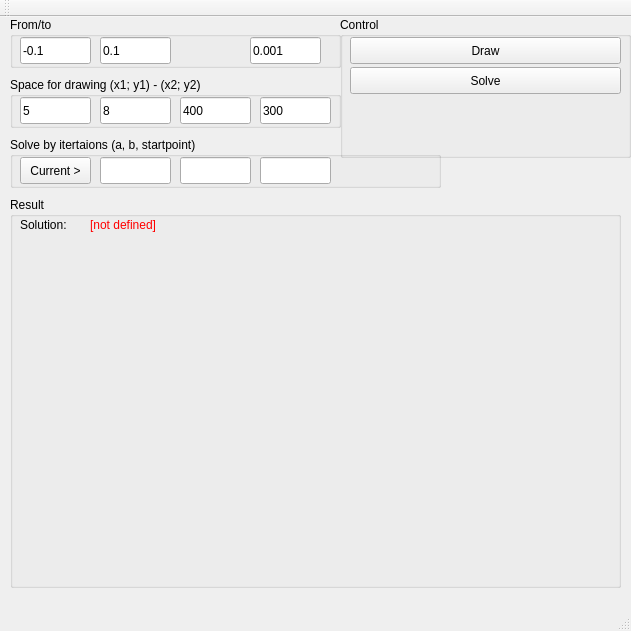
<?xml version="1.0" encoding="UTF-8"?>
<ui version="4.0">
 <class>MainWindow</class>
 <widget class="QMainWindow" name="MainWindow">
  <property name="geometry">
   <rect>
    <x>0</x>
    <y>0</y>
    <width>631</width>
    <height>631</height>
   </rect>
  </property>
  <property name="windowTitle">
   <string>gfunc</string>
  </property>
  <widget class="QWidget" name="centralWidget">
   <widget class="QGroupBox" name="groupBox_2">
    <property name="geometry">
     <rect>
      <x>10</x>
      <y>180</y>
      <width>611</width>
      <height>391</height>
     </rect>
    </property>
    <property name="title">
     <string>Result</string>
    </property>
    <widget class="QWidget" name="verticalLayoutWidget">
     <property name="geometry">
      <rect>
       <x>10</x>
       <y>50</y>
       <width>601</width>
       <height>341</height>
      </rect>
     </property>
     <layout class="QVBoxLayout" name="verticalLayout"/>
    </widget>
    <widget class="QLabel" name="label">
     <property name="geometry">
      <rect>
       <x>10</x>
       <y>20</y>
       <width>67</width>
       <height>17</height>
      </rect>
     </property>
     <property name="text">
      <string>&lt;html&gt;&lt;head/&gt;&lt;body&gt;&lt;p&gt;Solution:&lt;/p&gt;&lt;/body&gt;&lt;/html&gt;</string>
     </property>
    </widget>
    <widget class="QLabel" name="label_2">
     <property name="geometry">
      <rect>
       <x>80</x>
       <y>20</y>
       <width>241</width>
       <height>17</height>
      </rect>
     </property>
     <property name="text">
      <string>&lt;html&gt;&lt;head/&gt;&lt;body&gt;&lt;p&gt;&lt;span style=&quot; color:#ff0000;&quot;&gt;[not defined]&lt;/span&gt;&lt;/p&gt;&lt;/body&gt;&lt;/html&gt;</string>
     </property>
    </widget>
   </widget>
   <widget class="QGroupBox" name="groupBox">
    <property name="geometry">
     <rect>
      <x>10</x>
      <y>0</y>
      <width>331</width>
      <height>51</height>
     </rect>
    </property>
    <property name="title">
     <string>From/to</string>
    </property>
    <widget class="QLineEdit" name="lineEdit">
     <property name="geometry">
      <rect>
       <x>10</x>
       <y>20</y>
       <width>71</width>
       <height>27</height>
      </rect>
     </property>
     <property name="text">
      <string>-0.1</string>
     </property>
    </widget>
    <widget class="QLineEdit" name="lineEdit_2">
     <property name="geometry">
      <rect>
       <x>90</x>
       <y>20</y>
       <width>71</width>
       <height>27</height>
      </rect>
     </property>
     <property name="text">
      <string>0.1</string>
     </property>
    </widget>
    <widget class="QLineEdit" name="lineEdit_10">
     <property name="geometry">
      <rect>
       <x>240</x>
       <y>20</y>
       <width>71</width>
       <height>27</height>
      </rect>
     </property>
     <property name="text">
      <string>0.001</string>
     </property>
    </widget>
   </widget>
   <widget class="QGroupBox" name="groupBox_3">
    <property name="geometry">
     <rect>
      <x>10</x>
      <y>60</y>
      <width>331</width>
      <height>51</height>
     </rect>
    </property>
    <property name="title">
     <string>Space for drawing (x1; y1) - (x2; y2)</string>
    </property>
    <widget class="QLineEdit" name="lineEdit_3">
     <property name="geometry">
      <rect>
       <x>10</x>
       <y>20</y>
       <width>71</width>
       <height>27</height>
      </rect>
     </property>
     <property name="text">
      <string>5</string>
     </property>
    </widget>
    <widget class="QLineEdit" name="lineEdit_4">
     <property name="geometry">
      <rect>
       <x>90</x>
       <y>20</y>
       <width>71</width>
       <height>27</height>
      </rect>
     </property>
     <property name="text">
      <string>8</string>
     </property>
    </widget>
    <widget class="QLineEdit" name="lineEdit_5">
     <property name="geometry">
      <rect>
       <x>170</x>
       <y>20</y>
       <width>71</width>
       <height>27</height>
      </rect>
     </property>
     <property name="text">
      <string>400</string>
     </property>
    </widget>
    <widget class="QLineEdit" name="lineEdit_6">
     <property name="geometry">
      <rect>
       <x>250</x>
       <y>20</y>
       <width>71</width>
       <height>27</height>
      </rect>
     </property>
     <property name="text">
      <string>300</string>
     </property>
    </widget>
   </widget>
   <widget class="QGroupBox" name="groupBox_4">
    <property name="geometry">
     <rect>
      <x>340</x>
      <y>0</y>
      <width>291</width>
      <height>141</height>
     </rect>
    </property>
    <property name="title">
     <string>Control</string>
    </property>
    <widget class="QPushButton" name="pushButton">
     <property name="geometry">
      <rect>
       <x>10</x>
       <y>20</y>
       <width>271</width>
       <height>27</height>
      </rect>
     </property>
     <property name="text">
      <string>Draw</string>
     </property>
    </widget>
    <widget class="QPushButton" name="pushButton_3">
     <property name="geometry">
      <rect>
       <x>10</x>
       <y>50</y>
       <width>271</width>
       <height>27</height>
      </rect>
     </property>
     <property name="text">
      <string>Solve</string>
     </property>
    </widget>
   </widget>
   <widget class="QGroupBox" name="groupBox_5">
    <property name="geometry">
     <rect>
      <x>10</x>
      <y>120</y>
      <width>431</width>
      <height>51</height>
     </rect>
    </property>
    <property name="title">
     <string>Solve by itertaions (a, b, startpoint)</string>
    </property>
    <widget class="QPushButton" name="pushButton_2">
     <property name="geometry">
      <rect>
       <x>10</x>
       <y>20</y>
       <width>71</width>
       <height>27</height>
      </rect>
     </property>
     <property name="text">
      <string>Current &gt;</string>
     </property>
    </widget>
    <widget class="QLineEdit" name="lineEdit_7">
     <property name="geometry">
      <rect>
       <x>90</x>
       <y>20</y>
       <width>71</width>
       <height>27</height>
      </rect>
     </property>
    </widget>
    <widget class="QLineEdit" name="lineEdit_8">
     <property name="geometry">
      <rect>
       <x>170</x>
       <y>20</y>
       <width>71</width>
       <height>27</height>
      </rect>
     </property>
    </widget>
    <widget class="QLineEdit" name="lineEdit_9">
     <property name="geometry">
      <rect>
       <x>250</x>
       <y>20</y>
       <width>71</width>
       <height>27</height>
      </rect>
     </property>
    </widget>
   </widget>
  </widget>
  <widget class="QMenuBar" name="menuBar">
   <property name="geometry">
    <rect>
     <x>0</x>
     <y>0</y>
     <width>631</width>
     <height>25</height>
    </rect>
   </property>
  </widget>
  <widget class="QToolBar" name="mainToolBar">
   <attribute name="toolBarArea">
    <enum>TopToolBarArea</enum>
   </attribute>
   <attribute name="toolBarBreak">
    <bool>false</bool>
   </attribute>
  </widget>
  <widget class="QStatusBar" name="statusBar"/>
 </widget>
 <layoutdefault spacing="6" margin="11"/>
 <resources/>
 <connections/>
</ui>
